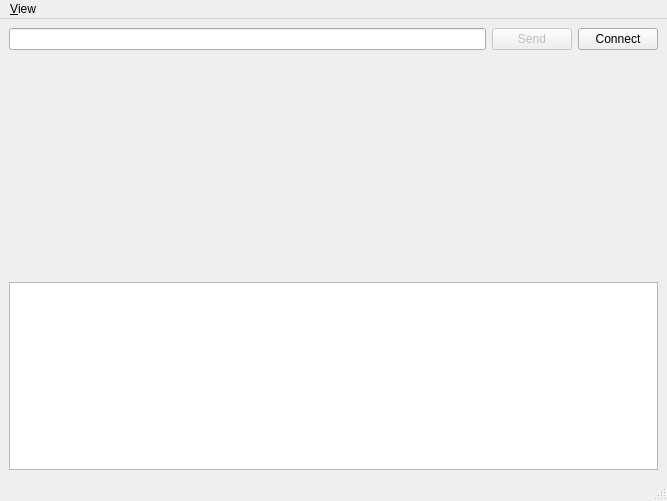
<?xml version="1.0" encoding="UTF-8"?>
<ui version="4.0">
 <class>ClientMainWindow</class>
 <widget class="QMainWindow" name="ClientMainWindow">
  <property name="geometry">
   <rect>
    <x>0</x>
    <y>0</y>
    <width>667</width>
    <height>501</height>
   </rect>
  </property>
  <property name="windowTitle">
   <string>Pencil mob</string>
  </property>
  <widget class="QWidget" name="centralwidget">
   <layout class="QVBoxLayout" name="verticalLayout">
    <item>
     <layout class="QHBoxLayout" name="horizontalLayout">
      <item>
       <widget class="QLineEdit" name="lineEdit"/>
      </item>
      <item>
       <widget class="QPushButton" name="buttonSend">
        <property name="enabled">
         <bool>false</bool>
        </property>
        <property name="text">
         <string>Send</string>
        </property>
       </widget>
      </item>
      <item>
       <widget class="QPushButton" name="buttonConnect">
        <property name="text">
         <string>Connect</string>
        </property>
       </widget>
      </item>
     </layout>
    </item>
    <item>
     <widget class="QLabel" name="debug">
      <property name="text">
       <string/>
      </property>
     </widget>
    </item>
    <item>
     <widget class="CanvasWidget" name="canvas" native="true">
      <property name="minimumSize">
       <size>
        <width>0</width>
        <height>200</height>
       </size>
      </property>
     </widget>
    </item>
    <item>
     <widget class="QTextEdit" name="textEdit">
      <property name="readOnly">
       <bool>true</bool>
      </property>
     </widget>
    </item>
   </layout>
  </widget>
  <widget class="QMenuBar" name="menubar">
   <property name="geometry">
    <rect>
     <x>0</x>
     <y>0</y>
     <width>667</width>
     <height>21</height>
    </rect>
   </property>
   <widget class="QMenu" name="menuView">
    <property name="title">
     <string>&amp;View</string>
    </property>
   </widget>
   <addaction name="menuView"/>
  </widget>
  <widget class="QStatusBar" name="statusbar"/>
 </widget>
 <customwidgets>
  <customwidget>
   <class>CanvasWidget</class>
   <extends>QWidget</extends>
   <header>widgets/canvaswidget.h</header>
   <container>1</container>
  </customwidget>
 </customwidgets>
 <resources/>
 <connections>
  <connection>
   <sender>lineEdit</sender>
   <signal>returnPressed()</signal>
   <receiver>buttonSend</receiver>
   <slot>click()</slot>
   <hints>
    <hint type="sourcelabel">
     <x>494</x>
     <y>51</y>
    </hint>
    <hint type="destinationlabel">
     <x>575</x>
     <y>53</y>
    </hint>
   </hints>
  </connection>
 </connections>
</ui>
